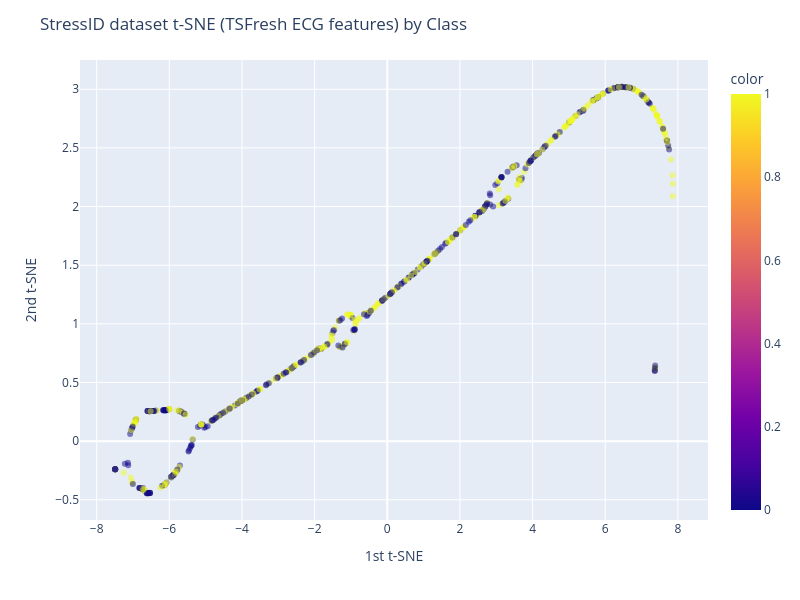
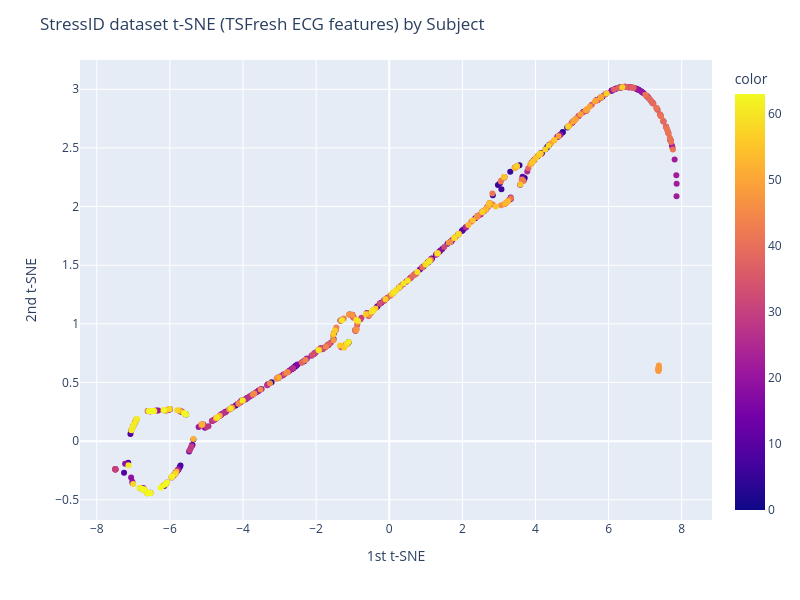

Write notebook code for charts like these, in order.
### Code cell
# t-SNE in StressID
# Best N-comp=2, Perp=190 np.arange(15, 210, 15) ecg_rel_features
si_Ncomp = 2
si_Perp = 220
BY_CLASS = False
colors = y if BY_CLASS else subjects_in_columns

si_tsne = TSNE(n_components=si_Ncomp, perplexity=si_Perp, random_state=RANDOM_STATE)
si_X_tsne = si_tsne.fit_transform(ecg_rel_features)
display(si_tsne.kl_divergence_)

fig_cls = px.scatter(x=si_X_tsne[:, 0], y=si_X_tsne[:, 1], color=y, width=800, height=600, opacity=0.5)
fig_cls.update_layout(
    title="StressID dataset t-SNE (TSFresh ECG features) by Class",
    xaxis_title="1st t-SNE",
    yaxis_title="2nd t-SNE",
)
fig_cls.show()

fig_subj = px.scatter(x=si_X_tsne[:, 0], y=si_X_tsne[:, 1], color=subjects_in_columns, width=800, height=600)
fig_subj.update_layout(
    title="StressID dataset t-SNE (TSFresh ECG features) by Subject",
    xaxis_title="1st t-SNE",
    yaxis_title="2nd t-SNE",
)
fig_subj.show()

# Picking a small sample of subjects to show
n_subjects = 4
subjects_to_show = np.random.choice(range(len(subject_to_group)), size=n_subjects)
subject_mask = [n in subjects_to_show for n in subjects_in_columns]
filtered_subjects_rows = [str(subject) for subject, flag in zip(subjects_in_columns, subject_mask) if flag]
filtered_classes_rows = [str(label) for label, flag in zip(y.values, subject_mask) if flag]

fig_subj = px.scatter(x=si_X_tsne[:, 0][subject_mask], y=si_X_tsne[:, 1][subject_mask], color=filtered_subjects_rows, symbol=filtered_classes_rows, width=800, height=600)
fig_subj.update_layout(
    title=f"StressID dataset t-SNE (TSFresh ECG features) by {n_subjects} Subject",
    xaxis_title="1st t-SNE",
    yaxis_title="2nd t-SNE",
)
fig_subj.update_traces(
    marker=dict(size=12, opacity=0.7),
    selector=dict(mode="markers")
)
fig_subj.show()

### Figure 1 — Plotly figure (JSON) as saved in the notebook; plotly's stock layout.template omitted (floating-point values rounded to 4 significant figures; data arrays with more than 128 entries replaced by an {"elided": "..."} marker saying what was removed)
{"data": [{"hovertemplate": "x=%{x}<br>y=%{y}<br>color=%{marker.color}<extra></extra>", "legendgroup": "", "marker": {"color": {"elided": "699 int values"}, "coloraxis": "coloraxis", "opacity": 0.5, "symbol": "circle"}, "mode": "markers", "name": "", "orientation": "v", "showlegend": false, "type": "scatter", "x": {"elided": "699 float values"}, "xaxis": "x", "y": {"elided": "699 float values"}, "yaxis": "y"}], "layout": {"coloraxis": {"colorbar": {"title": {"text": "color"}}, "colorscale": [[0, "#0d0887"], [0.1111, "#46039f"], [0.2222, "#7201a8"], [0.3333, "#9c179e"], [0.4444, "#bd3786"], [0.5556, "#d8576b"], [0.6667, "#ed7953"], [0.7778, "#fb9f3a"], [0.8889, "#fdca26"], [1, "#f0f921"]]}, "height": 600, "legend": {"tracegroupgap": 0}, "margin": {"t": 60}, "title": {"text": "StressID dataset t-SNE (TSFresh ECG features) by Class"}, "width": 800, "xaxis": {"anchor": "y", "domain": [0, 1], "title": {"text": "1st t-SNE"}}, "yaxis": {"anchor": "x", "domain": [0, 1], "title": {"text": "2nd t-SNE"}}}}

### Figure 2 — Plotly figure (JSON) as saved in the notebook; plotly's stock layout.template omitted (floating-point values rounded to 4 significant figures; data arrays with more than 128 entries replaced by an {"elided": "..."} marker saying what was removed)
{"data": [{"hovertemplate": "x=%{x}<br>y=%{y}<br>color=%{marker.color}<extra></extra>", "legendgroup": "", "marker": {"color": {"elided": "699 int values"}, "coloraxis": "coloraxis", "symbol": "circle"}, "mode": "markers", "name": "", "orientation": "v", "showlegend": false, "type": "scatter", "x": {"elided": "699 float values"}, "xaxis": "x", "y": {"elided": "699 float values"}, "yaxis": "y"}], "layout": {"coloraxis": {"colorbar": {"title": {"text": "color"}}, "colorscale": [[0, "#0d0887"], [0.1111, "#46039f"], [0.2222, "#7201a8"], [0.3333, "#9c179e"], [0.4444, "#bd3786"], [0.5556, "#d8576b"], [0.6667, "#ed7953"], [0.7778, "#fb9f3a"], [0.8889, "#fdca26"], [1, "#f0f921"]]}, "height": 600, "legend": {"tracegroupgap": 0}, "margin": {"t": 60}, "title": {"text": "StressID dataset t-SNE (TSFresh ECG features) by Subject"}, "width": 800, "xaxis": {"anchor": "y", "domain": [0, 1], "title": {"text": "1st t-SNE"}}, "yaxis": {"anchor": "x", "domain": [0, 1], "title": {"text": "2nd t-SNE"}}}}
